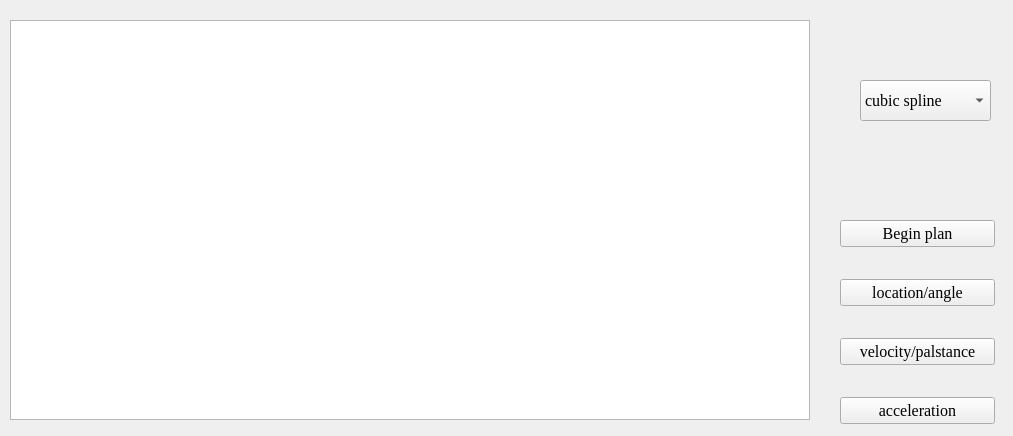
<?xml version="1.0" encoding="UTF-8"?>
<ui version="4.0">
 <class>subsubwidgetforcartesian</class>
 <widget class="QWidget" name="subsubwidgetforcartesian">
  <property name="geometry">
   <rect>
    <x>0</x>
    <y>0</y>
    <width>1013</width>
    <height>436</height>
   </rect>
  </property>
  <property name="windowTitle">
   <string>Form</string>
  </property>
  <widget class="QTableWidget" name="tableWidget">
   <property name="geometry">
    <rect>
     <x>10</x>
     <y>20</y>
     <width>800</width>
     <height>400</height>
    </rect>
   </property>
  </widget>
  <widget class="QComboBox" name="comboBox">
   <property name="geometry">
    <rect>
     <x>860</x>
     <y>80</y>
     <width>131</width>
     <height>41</height>
    </rect>
   </property>
   <property name="font">
    <font>
     <family>Times New Roman</family>
     <pointsize>12</pointsize>
    </font>
   </property>
   <item>
    <property name="text">
     <string>cubic spline</string>
    </property>
   </item>
  </widget>
  <widget class="QWidget" name="layoutWidget">
   <property name="geometry">
    <rect>
     <x>840</x>
     <y>220</y>
     <width>155</width>
     <height>204</height>
    </rect>
   </property>
   <layout class="QVBoxLayout" name="verticalLayout">
    <item>
     <widget class="QPushButton" name="pushButton">
      <property name="font">
       <font>
        <family>Times New Roman</family>
        <pointsize>12</pointsize>
       </font>
      </property>
      <property name="text">
       <string>Begin plan</string>
      </property>
     </widget>
    </item>
    <item>
     <spacer name="verticalSpacer">
      <property name="orientation">
       <enum>Qt::Vertical</enum>
      </property>
      <property name="sizeHint" stdset="0">
       <size>
        <width>20</width>
        <height>18</height>
       </size>
      </property>
     </spacer>
    </item>
    <item>
     <widget class="QPushButton" name="pushButton_2">
      <property name="font">
       <font>
        <family>Times New Roman</family>
        <pointsize>12</pointsize>
       </font>
      </property>
      <property name="text">
       <string>location/angle</string>
      </property>
     </widget>
    </item>
    <item>
     <spacer name="verticalSpacer_2">
      <property name="orientation">
       <enum>Qt::Vertical</enum>
      </property>
      <property name="sizeHint" stdset="0">
       <size>
        <width>20</width>
        <height>18</height>
       </size>
      </property>
     </spacer>
    </item>
    <item>
     <widget class="QPushButton" name="pushButton_3">
      <property name="font">
       <font>
        <family>Times New Roman</family>
        <pointsize>12</pointsize>
       </font>
      </property>
      <property name="text">
       <string>velocity/palstance</string>
      </property>
     </widget>
    </item>
    <item>
     <spacer name="verticalSpacer_3">
      <property name="orientation">
       <enum>Qt::Vertical</enum>
      </property>
      <property name="sizeHint" stdset="0">
       <size>
        <width>20</width>
        <height>18</height>
       </size>
      </property>
     </spacer>
    </item>
    <item>
     <widget class="QPushButton" name="pushButton_4">
      <property name="font">
       <font>
        <family>Times New Roman</family>
        <pointsize>12</pointsize>
       </font>
      </property>
      <property name="text">
       <string>acceleration</string>
      </property>
     </widget>
    </item>
   </layout>
  </widget>
 </widget>
 <resources/>
 <connections/>
</ui>
